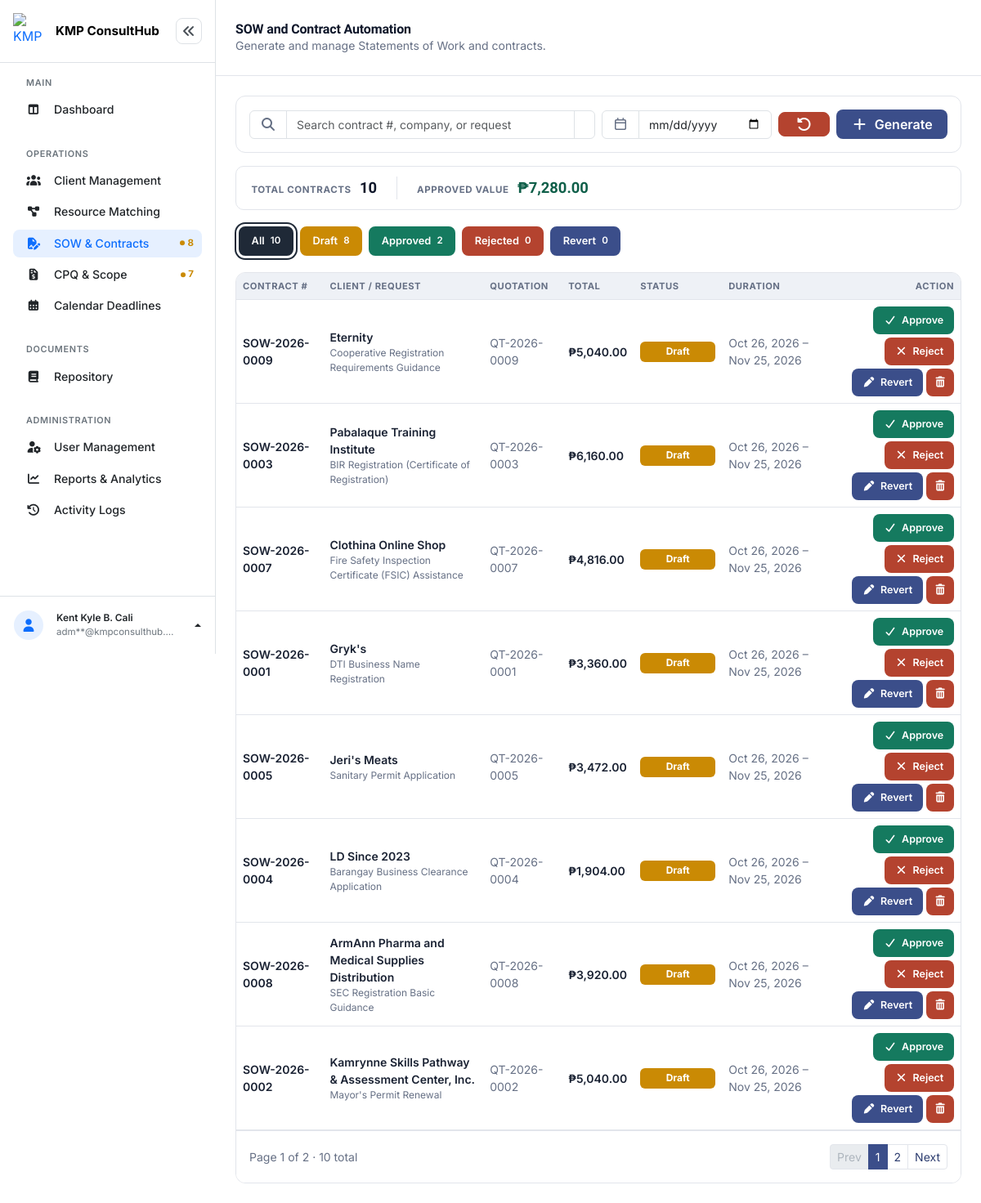
Page /admin/sow_contracts.php (signed in) on the committed database.
### tables this page shows
CREATE TABLE `contracts` (
  `contract_id` int(10) UNSIGNED NOT NULL,
  `contract_number` varchar(30) NOT NULL,
  `quotation_id` int(10) UNSIGNED NOT NULL,
  `request_id` int(10) UNSIGNED NOT NULL,
  `client_id` int(10) UNSIGNED NOT NULL,
  `scope_summary` text DEFAULT NULL,
  `total_amount` decimal(12,2) NOT NULL DEFAULT 0.00,
  `start_date` date DEFAULT NULL,
  `end_date` date DEFAULT NULL,
  `status` enum('Draft','Approved','Rejected','Revert') NOT NULL DEFAULT 'Draft',
  `prepared_by` int(10) UNSIGNED DEFAULT NULL,
  `approved_by` int(10) UNSIGNED DEFAULT NULL,
  `approved_at` timestamp NULL DEFAULT NULL,
  `created_at` timestamp NOT NULL DEFAULT current_timestamp(),
  `updated_at` timestamp NOT NULL DEFAULT current_timestamp() ON UPDATE current_timestamp(),
  `contract_file_name` varchar(255) DEFAULT NULL,
  `contract_file_path` varchar(255) DEFAULT NULL,
  `contract_file_size` int(11) DEFAULT NULL
);

CREATE TABLE `clients` (
  `client_id` int(10) UNSIGNED NOT NULL,
  `company_name` varchar(150) NOT NULL,
  `contact_person` varchar(150) NOT NULL,
  `email` varchar(150) NOT NULL,
  `contact_number` varchar(20) NOT NULL,
  `address` varchar(255) NOT NULL,
  `industry` varchar(100) DEFAULT NULL,
  `created_at` timestamp NOT NULL DEFAULT current_timestamp(),
  `updated_at` timestamp NOT NULL DEFAULT current_timestamp() ON UPDATE current_timestamp()
);

CREATE TABLE `service_requests` (
  `request_id` int(10) UNSIGNED NOT NULL,
  `client_id` int(10) UNSIGNED NOT NULL,
  `request_title` varchar(150) NOT NULL,
  `required_skill` varchar(100) DEFAULT NULL,
  `status` enum('New','In Progress','Completed','Cancelled') NOT NULL DEFAULT 'New',
  `assigned_to` int(10) UNSIGNED DEFAULT NULL,
  `assigned_by` int(10) UNSIGNED DEFAULT NULL,
  `created_at` timestamp NOT NULL DEFAULT current_timestamp(),
  `updated_at` timestamp NOT NULL DEFAULT current_timestamp() ON UPDATE current_timestamp()
);

CREATE TABLE `quotations` (
  `quotation_id` int(10) UNSIGNED NOT NULL,
  `quotation_number` varchar(30) NOT NULL,
  `request_id` int(10) UNSIGNED NOT NULL,
  `client_id` int(10) UNSIGNED NOT NULL,
  `project_scope` text DEFAULT NULL,
  `status` enum('Draft','Approved','Rejected','Revert') NOT NULL DEFAULT 'Draft',
  `subtotal` decimal(12,2) NOT NULL DEFAULT 0.00,
  `tax_rate` decimal(5,2) NOT NULL DEFAULT 0.00,
  `tax_amount` decimal(12,2) NOT NULL DEFAULT 0.00,
  `total_amount` decimal(12,2) NOT NULL DEFAULT 0.00,
  `valid_until` date DEFAULT NULL,
  `prepared_by` int(10) UNSIGNED DEFAULT NULL,
  `created_at` timestamp NOT NULL DEFAULT current_timestamp(),
  `updated_at` timestamp NOT NULL DEFAULT current_timestamp() ON UPDATE current_timestamp(),
  `revert_count` int(11) NOT NULL DEFAULT 0
);

### admin/sow_contracts.php (the view, shortened to what the rows shown need)
<?php
$pdo = getConnection();
function e($value): string
{
    return htmlspecialchars((string) $value, ENT_QUOTES, 'UTF-8');
}
$availableQuotationItemsStmt = $pdo->query('SELECT * FROM quotation_items ORDER BY quotation_id ASC, sort_order ASC');
$itemsByAvailableQuotation = [];
foreach ($availableQuotationItemsStmt->fetchAll() as $row) {
    $itemsByAvailableQuotation[$row['quotation_id']][] = $row;
}
$perPage      = 8;
$page         = max(1, (int) ($_GET['page'] ?? 1));
$baseQuery = "FROM contracts ct
     INNER JOIN clients c ON ct.client_id = c.client_id
     INNER JOIN service_requests sr ON ct.request_id = sr.request_id
     INNER JOIN quotations q ON ct.quotation_id = q.quotation_id
     LEFT JOIN users pb ON ct.prepared_by = pb.user_id
     LEFT JOIN users ab ON ct.approved_by = ab.user_id
     WHERE 1=1";
$baseParams = [];
$listQuery = $baseQuery;
$listParams = $baseParams;
$countStmt = $pdo->prepare("SELECT COUNT(*) $listQuery");
$countStmt->execute($listParams);
$filteredContractCount = (int) $countStmt->fetchColumn();
$totalPages = max(1, (int) ceil($filteredContractCount / $perPage));
$page = min($page, $totalPages);
$offset = ($page - 1) * $perPage;
$contractsStmt = $pdo->prepare(
    "SELECT ct.contract_id, ct.contract_number, ct.quotation_id, ct.status, ct.total_amount, ct.start_date, ct.end_date,
            ct.scope_summary, ct.created_at, ct.approved_at,
            c.company_name, c.contact_person, c.email, c.contact_number, c.address, c.industry,
            sr.request_title, sr.required_skill, sr.status AS request_status,
            q.quotation_number, q.subtotal, q.tax_rate, q.tax_amount, q.valid_until AS quotation_valid_until,
            pb.firstname AS prepared_firstname, pb.lastname AS prepared_lastname,
            ab.firstname AS approved_firstname, ab.lastname AS approved_lastname,
            (SELECT COUNT(*) FROM contract_revisions crc WHERE crc.contract_id = ct.contract_id) AS revision_count
     $listQuery
     ORDER BY ct.created_at DESC
     LIMIT $perPage OFFSET $offset"
);
$contractsStmt->execute($listParams);
$contracts = $contractsStmt->fetchAll();
$revisionsByContract = [];
function statusClass(string $status): string
{
    return 'status-' . strtolower($status);
}
?>
<!DOCTYPE html>
<html lang="en">
<head>
<link rel="stylesheet" href="../assets/vendor/bootstrap-5.3.8/css/bootstrap.min.css">
<link rel="stylesheet" href="../assets/vendor/fontawesome-free-7.3.1/css/all.min.css">
<link rel="stylesheet" href="../assets/css/dashboard.css">
</head>
<body>
<div class="dashboard-layout d-flex">
  <div class="dashboard-main flex-grow-1" style="min-width:0;">
    <header class="dashboard-topbar bg-white d-flex align-items-center justify-content-between px-3 px-md-4">
      <div class="d-flex align-items-center gap-3">
        <div>
          <h1 class="dashboard-title h6 h5-md fw-bold mb-0">SOW and Contract Automation</h1>
        </div>
      </div>
    </header>
    <main class="dashboard-content p-3 p-md-4">
      <section class="card overflow-hidden">
        <div class="table-responsive">
          <table class="table table-hover align-middle mb-0" id="contractsTable">
            <thead>
              <tr>
                <th scope="col">Contract #</th>
                <th scope="col">Client / Request</th>
                <th scope="col" class="d-none d-md-table-cell">Quotation</th>
                <th scope="col">Total</th>
                <th scope="col">Status</th>
                <th scope="col" class="d-none d-lg-table-cell">Duration</th>
                <th scope="col" class="text-end">Action</th>
              </tr>
            </thead>
            <tbody id="contractsTableBody">
              <?php if (empty($contracts)): ?>
                <tr>
                  <td colspan="7" class="cell-empty">
                    <div class="empty-state text-center py-5">
                      <i class="fa-regular fa-file-lines fs-3 mb-2 d-block"></i>
                      <p class="small mb-0">No contracts found.</p>
                    </div>
                  </td>
                </tr>
              <?php else: ?>
                <?php foreach ($contracts as $ct): ?>
                  <?php
                    $wasReverted = $ct['status'] === 'Revert' || (int) $ct['revision_count'] > 0;
                    $viewPayload = [
                        'contract_id' => $ct['contract_id'],
                        'number' => $ct['contract_number'],
                        'status' => $ct['status'],
                        'was_reverted' => $wasReverted,
                        'created_at' => $ct['created_at'] ? date('M d, Y', strtotime($ct['created_at'])) : null,
                        'company' => $ct['company_name'],
                        'contact_person' => $ct['contact_person'],
                        'email' => $ct['email'],
                        'contact_number' => $ct['contact_number'],
                        'address' => $ct['address'],
                        'industry' => $ct['industry'],
                        'request' => $ct['request_title'],
                        'required_skill' => $ct['required_skill'],
                        'quotation_number' => $ct['quotation_number'],
                        'subtotal' => number_format((float) $ct['subtotal'], 2),
                        'tax_rate' => rtrim(rtrim(number_format((float) $ct['tax_rate'], 2), '0'), '.'),
                        'tax_amount' => number_format((float) $ct['tax_amount'], 2),
                        'total' => number_format((float) $ct['total_amount'], 2),
                        'quotation_valid_until' => $ct['quotation_valid_until'] ? date('M d, Y', strtotime($ct['quotation_valid_until'])) : null,
                        'items' => array_map(function ($it) {
                            return [
                                'description' => $it['description'],
                                'quantity' => rtrim(rtrim(number_format((float) $it['quantity'], 2), '0'), '.'),
                                'unit_price' => number_format((float) $it['unit_price'], 2),
                                'line_total' => number_format((float) $it['line_total'], 2),
                            ];
                        }, $itemsByAvailableQuotation[$ct['quotation_id']] ?? []),
                        'start_date' => $ct['start_date'] ? date('M d, Y', strtotime($ct['start_date'])) : null,
                        'end_date' => $ct['end_date'] ? date('M d, Y', strtotime($ct['end_date'])) : null,
                        'scope_summary' => $ct['scope_summary'],
                        'prepared_by' => trim(($ct['prepared_firstname'] ?? '') . ' ' . ($ct['prepared_lastname'] ?? '')),
                        'approved_by' => $ct['approved_firstname'] ? trim($ct['approved_firstname'] . ' ' . $ct['approved_lastname']) : null,
                        'approved_at' => $ct['approved_at'] ? date('M d, Y', strtotime($ct['approved_at'])) : null,
                        'revisions' => array_map(function ($r) {
                            return [
                                'note' => $r['revision_note'],
                                'by' => trim(($r['firstname'] ?? '') . ' ' . ($r['lastname'] ?? '')),
                                'date' => $r['created_at'] ? date('M d, Y g:i A', strtotime($r['created_at'])) : '',
                            ];
                        }, $revisionsByContract[$ct['contract_id']] ?? []),
                    ];
                  ?>
                  <tr class="contract-row" data-contract="<?= e(json_encode($viewPayload)) ?>">
                    <td class="small fw-semibold">
                      <span class="cell-body fw-semibold"><?= e($ct['contract_number']) ?></span>
                    </td>
                    <td class="small">
                      <span class="cell-body">
                        <span class="fw-semibold d-block"><?= e($ct['company_name']) ?></span>
                        <span class="d-block" style="color:var(--ink-soft); font-size:.75rem;"><?= e($ct['request_title']) ?></span>
                      </span>
                    </td>
                    <td class="small d-none d-md-table-cell" style="color:var(--ink-soft);">
                      <span class="cell-body"><?= e($ct['quotation_number']) ?></span>
                    </td>
                    <td class="small fw-semibold">
                      <span class="cell-body fw-semibold">&#8369;<?= number_format((float) $ct['total_amount'], 2) ?></span>
                    </td>
                    <td class="small">
                      <span class="cell-body">
                        <span class="status-badge <?= statusClass($ct['status']) ?>"><?= e($ct['status']) ?></span>
                      </span>
                    </td>
                    <td class="small d-none d-lg-table-cell" style="color:var(--ink-soft);">
                      <span class="cell-body">
                        <?= $ct['start_date'] ? e(date('M d, Y', strtotime($ct['start_date']))) : '&mdash;' ?>
                        &ndash;
                        <?= $ct['end_date'] ? e(date('M d, Y', strtotime($ct['end_date']))) : '&mdash;' ?>
                      </span>
                    </td>
                    <td class="text-end cell-actions">
                      <span class="cell-body d-flex justify-content-end gap-1 flex-wrap">
                        <?php $isLocked = ($ct['request_status'] ?? '') === 'Completed'; ?>
                        <?php if ($isLocked): ?>
                          <span class="completed-mark">
                            <i class="fa-solid fa-circle-check"></i>
                            <span>Completed</span>
                          </span>
                        <?php else: ?>
                        <?php if (in_array($ct['status'], ['Draft', 'Revert'], true)): ?>
                          <button type="button" class="btn-action btn-action-text btn-action-approve status-action-btn" title="Approve"
                            data-action="approve_contract" data-contract-id="<?= (int) $ct['contract_id'] ?>" data-number="<?= e($ct['contract_number']) ?>">
                            <i class="fa-solid fa-check"></i><span>Approve</span>
                          </button>
                          <button type="button" class="btn-action btn-action-text btn-action-reject status-action-btn" title="Reject"
                            data-action="reject_contract" data-contract-id="<?= (int) $ct['contract_id'] ?>" data-number="<?= e($ct['contract_number']) ?>">
                            <i class="fa-solid fa-xmark"></i><span>Reject</span>
                          </button>
                        <?php endif; ?>
                        <?php $editLabel = 'Revert'; ?>
                        <button type="button" class="btn-action btn-action-text btn-action-edit edit-contract-btn" title="<?= e($editLabel) ?> contract"
                          data-contract-id="<?= (int) $ct['contract_id'] ?>"
                          data-scope-summary="<?= e($ct['scope_summary'] ?? '') ?>"
                          data-total-amount="<?= e((string) $ct['total_amount']) ?>"
                          data-start-date="<?= e($ct['start_date'] ?? '') ?>"
                          data-end-date="<?= e($ct['end_date'] ?? '') ?>"
                          data-number="<?= e($ct['contract_number']) ?>">
                          <i class="fa-solid fa-pen"></i><span><?= e($editLabel) ?></span>
                        </button>
                        <button type="button" class="btn-action btn-action-delete status-action-btn" title="Delete contract"
                          data-action="delete_contract" data-contract-id="<?= (int) $ct['contract_id'] ?>" data-number="<?= e($ct['contract_number']) ?>">
                          <i class="fa-solid fa-trash-can"></i>
                        </button>
                        <?php endif; ?>
                      </span>
                    </td>
                  </tr>
                <?php endforeach; ?>
              <?php endif; ?>
            </tbody>
          </table>
        </div>
      </section>
    </main>
  </div>
</div>
</body>
</html>

### rows in the picture
contracts: contract_number "SOW-2026-0009", client.company_name "Eternity", request.request_title "Cooperative Registration Requirements Guidance", quotation.quotation_number "QT-2026-0009", total_amount "5,040.00", status "Draft", start_date "Oct 26, 2026", end_date "Nov 25, 2026", request.status "Revert"
contracts: contract_number "SOW-2026-0003", client.company_name "Pabalaque Training Institute", request.request_title "BIR Registration (Certificate of Registration)", quotation.quotation_number "QT-2026-0003", total_amount "6,160.00", status "Draft", start_date "Oct 26, 2026", end_date "Nov 25, 2026", request.status "Revert"
contracts: contract_number "SOW-2026-0007", client.company_name "Clothina Online Shop", request.request_title "Fire Safety Inspection Certificate (FSIC) Assistance", quotation.quotation_number "QT-2026-0007", total_amount "4,816.00", status "Draft", start_date "Oct 26, 2026", end_date "Nov 25, 2026", request.status "Revert"
contracts: contract_number "SOW-2026-0001", client.company_name "Gryk's", request.request_title "DTI Business Name Registration", quotation.quotation_number "QT-2026-0001", total_amount "3,360.00", status "Draft", start_date "Oct 26, 2026", end_date "Nov 25, 2026", request.status "Revert"
contracts: contract_number "SOW-2026-0005", client.company_name "Jeri's Meats", request.request_title "Sanitary Permit Application", quotation.quotation_number "QT-2026-0005", total_amount "3,472.00", status "Draft", start_date "Oct 26, 2026", end_date "Nov 25, 2026", request.status "Revert"
contracts: contract_number "SOW-2026-0004", client.company_name "LD Since 2023", request.request_title "Barangay Business Clearance Application", quotation.quotation_number "QT-2026-0004", total_amount "1,904.00", status "Draft", start_date "Oct 26, 2026", end_date "Nov 25, 2026", request.status "Revert"
contracts: contract_number "SOW-2026-0008", client.company_name "ArmAnn Pharma and Medical Supplies Distribution", request.request_title "SEC Registration Basic Guidance", quotation.quotation_number "QT-2026-0008", total_amount "3,920.00", status "Draft", start_date "Oct 26, 2026", end_date "Nov 25, 2026", request.status "Revert"
contracts: contract_number "SOW-2026-0002", client.company_name "Kamrynne Skills Pathway & Assessment Center, Inc.", request.request_title "Mayor's Permit Renewal", quotation.quotation_number "QT-2026-0002", total_amount "5,040.00", status "Draft", start_date "Oct 26, 2026", end_date "Nov 25, 2026", request.status "Revert"

### other values in the picture
$count "8"
$count "7"
$adminFullname "Kent Kyle B. Cali"
maskEmail($adminEmail) "adm**@kmpconsulthub.…"
$totalContracts "10"
$totalApprovedValue "7,280.00"
$tab['label'] "All"
$tab['count'] "10"
$tab['label'] "Draft"
$tab['count'] "8"
$tab['label'] "Approved"
$tab['count'] "2"
$tab['label'] "Rejected"
$tab['count'] "0"
$tab['label'] "Revert"
